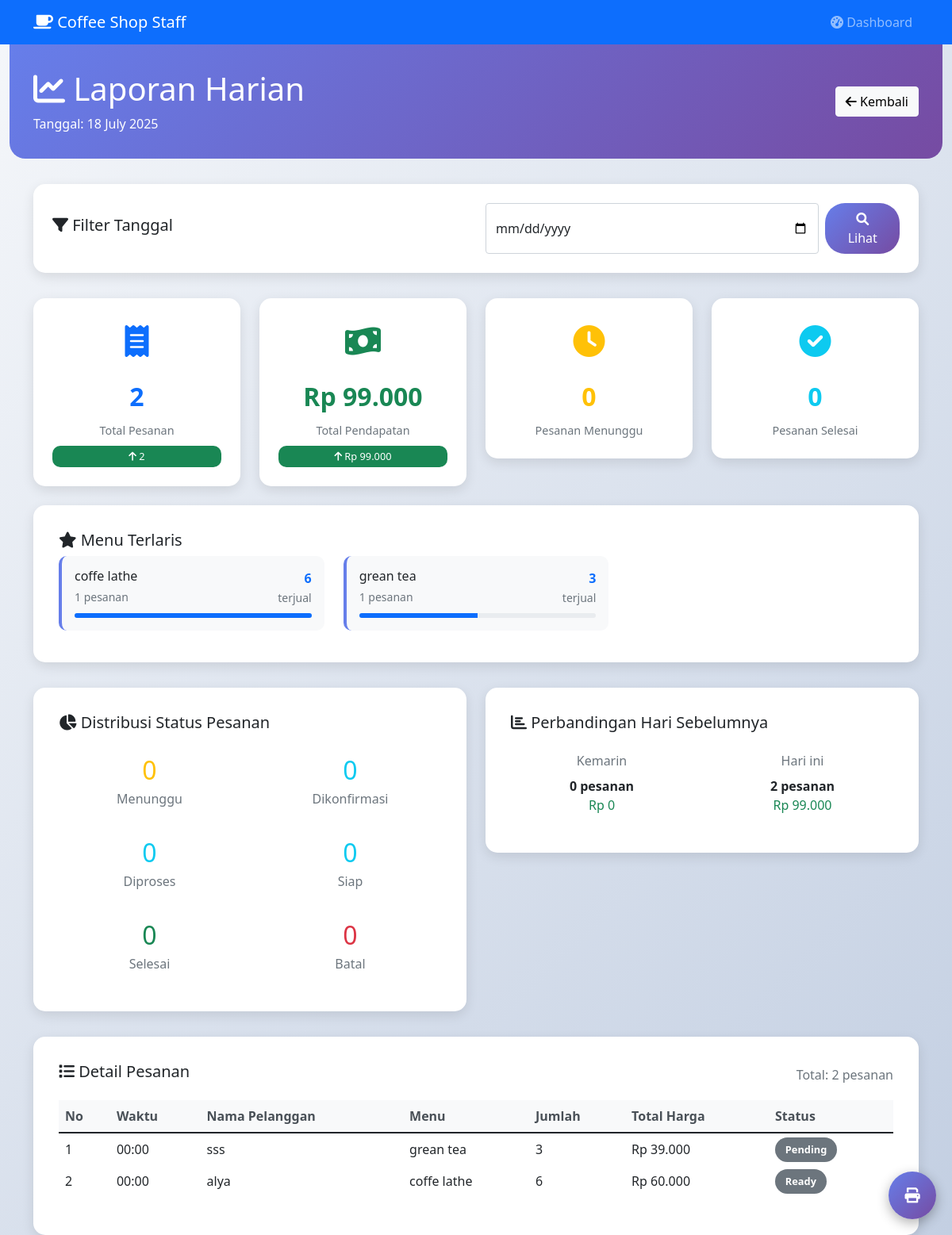
/admin/laporan_harian.php?date=2025-07-18 00:00:00 (signed in), run on the app's committed database.
### tables this page shows
CREATE TABLE `pesanan` (
  `kode_pesanan` varchar(225) NOT NULL,
  `nama_pelanggan` varchar(100) NOT NULL,
  `kode_menu` varchar(255) NOT NULL,
  `total_harga` decimal(10,2) NOT NULL,
  `tgl_pesanan` datetime NOT NULL,
  `jumlah` int NOT NULL,
  `status_pesanan` varchar(50) DEFAULT NULL
);

CREATE TABLE `menu` (
  `kode_menu` varchar(20) NOT NULL,
  `nama_menu` varchar(100) NOT NULL,
  `kategori` enum('Coffe','Non Coffe') NOT NULL,
  `harga` int NOT NULL,
  `status` enum('available','unavailable','discontinued') DEFAULT 'available',
  `created_at` timestamp NULL DEFAULT CURRENT_TIMESTAMP,
  `stok` int NOT NULL DEFAULT '0'
);

### admin/laporan_harian.php (the view, shortened to what the rows shown need)
<?php
$database = new Database();
$db = $database->getConnection();
$selected_date = isset($_GET['date']) ? $_GET['date'] : date('Y-m-d');
$query = "SELECT p.*, m.nama_menu, m.harga
        FROM pesanan p
        LEFT JOIN menu m ON p.kode_menu = m.kode_menu
        WHERE DATE(p.tgl_pesanan) = :tgl
        ORDER BY p.tgl_pesanan DESC";
$stmt = $db->prepare($query);
$stmt->bindParam(':tgl', $selected_date);
$stmt->execute();
$pesanan_list = $stmt->fetchAll(PDO::FETCH_ASSOC);
?>
<!DOCTYPE html>
<html lang="id">
<head>
    <link href="https://cdn.jsdelivr.net/npm/bootstrap@5.1.3/dist/css/bootstrap.min.css" rel="stylesheet">
    <link href="https://cdnjs.cloudflare.com/ajax/libs/font-awesome/6.0.0/css/all.min.css" rel="stylesheet">
</head>
<body>
    <div class="container-fluid">
        <div class="page-header">
            <div class="container">
                <div class="row align-items-center">
                    <div class="col">
                        <h1><i class="fas fa-chart-line"></i> Laporan Harian</h1>
                    </div>
                </div>
            </div>
        </div>
        <div class="container">
            <div class="table-container">
                <?php if (!empty($pesanan_list)): ?>
                    <div class="table-responsive">
                        <table class="table table-hover">
                            <thead>
                                <tr>
                                    <th>No</th>
                                    <th>Waktu</th>
                                    <th>Nama Pelanggan</th>
                                    <th>Menu</th>
                                    <th>Jumlah</th>
                                    <th>Total Harga</th>
                                    <th>Status</th>
                                </tr>
                            </thead>
                            <tbody>
                                <?php foreach ($pesanan_list as $index => $pesanan): ?>
                                    <tr>
                                        <td><?php echo $index + 1; ?></td>
                                        <td><?php echo date('H:i', strtotime($pesanan['tgl_pesanan'])); ?></td>
                                        <td><?php echo htmlspecialchars($pesanan['nama_pelanggan']); ?></td>
                                        <td><?php echo htmlspecialchars($pesanan['nama_menu']); ?></td>
                                        <td><?php echo $pesanan['jumlah']; ?></td>
                                        <td>Rp <?php echo number_format($pesanan['total_harga'], 0, ',', '.'); ?></td>
                                        <td>
                                            <?php
                                            $status_classes = [
                                                'menunggu' => 'bg-warning text-dark',
                                                'dikonfirmasi' => 'bg-info text-white',
                                                'diproses' => 'bg-secondary text-white',
                                                'siap' => 'bg-primary text-white',
                                                'selesai' => 'bg-success text-white',
                                                'batal' => 'bg-danger text-white'
                                            ];
                                            $status_class = $status_classes[$pesanan['status_pesanan']] ?? 'bg-secondary text-white';
                                            ?>
                                            <span class="status-badge <?php echo $status_class; ?>">
                                                <?php echo ucfirst($pesanan['status_pesanan']); ?>
                                            </span>
                                        </td>
                                    </tr>
                                <?php endforeach; ?>
                            </tbody>
                        </table>
                    </div>
                <?php endif; ?>
            </div>
        </div>
    </div>
</body>
</html>

### data on the page
pesanan: tgl_pesanan "00:00", nama_pelanggan "sss", kode_menu.nama_menu "grean tea", jumlah "3", total_harga "39.000", status_pesanan "Pending"
pesanan: tgl_pesanan "00:00", nama_pelanggan "alya", kode_menu.nama_menu "coffe lathe", jumlah "6", total_harga "60.000", status_pesanan "Ready"

### other printed values
date('d F Y', strtotime($selected_date)) "18 July 2025"
$total_pesanan "2"
abs($pesanan_diff) "2"
$total_pendapatan "99.000"
abs($pendapatan_diff) "99.000"
$status_count['menunggu'] "0"
$status_count['selesai'] "0"
$menu['nama_menu'] "coffe lathe"
$menu['total_order'] "1"
$menu['total_terjual'] "6"
$menu['nama_menu'] "grean tea"
$menu['total_terjual'] "3"
$status_count['dikonfirmasi'] "0"
$status_count['diproses'] "0"
$status_count['siap'] "0"
